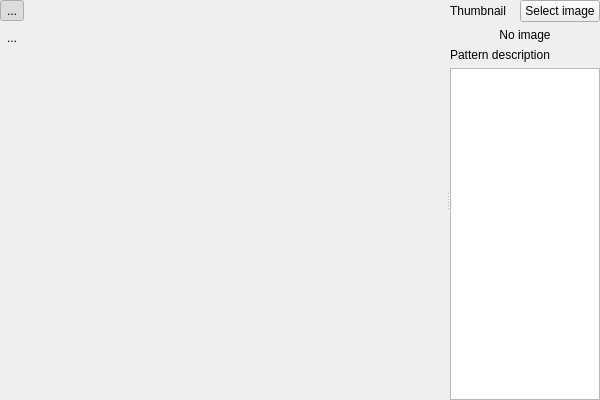
       <widget class="QSplitter" name="splitter_2">
        <property name="sizePolicy">
         <sizepolicy hsizetype="Expanding" vsizetype="Expanding">
          <horstretch>0</horstretch>
          <verstretch>1</verstretch>
         </sizepolicy>
        </property>
        <property name="orientation">
         <enum>Qt::Horizontal</enum>
        </property>
        <widget class="QWidget" name="horizontalLayoutWidget">
         <layout class="QHBoxLayout" name="horizontalLayout_3" stretch="1,1">
          <property name="sizeConstraint">
           <enum>QLayout::SetDefaultConstraint</enum>
          </property>
          <item>
           <layout class="QVBoxLayout" name="verticalLayout_3" stretch="0,0,0,0">
            <property name="sizeConstraint">
             <enum>QLayout::SetFixedSize</enum>
            </property>
            <item>
             <widget class="QToolButton" name="btnAxes">
              <property name="toolTip">
               <string>Display/mask axes</string>
              </property>
              <property name="text">
               <string>...</string>
              </property>
              <property name="icon">
               <iconset resource="../resources.qrc">
                <normaloff>:/icons/Icons/axes.png</normaloff>:/icons/Icons/axes.png</iconset>
              </property>
              <property name="iconSize">
               <size>
                <width>32</width>
                <height>32</height>
               </size>
              </property>
              <property name="checkable">
               <bool>true</bool>
              </property>
              <property name="checked">
               <bool>true</bool>
              </property>
              <property name="autoRaise">
               <bool>true</bool>
              </property>
             </widget>
            </item>
            <item>
             <widget class="QToolButton" name="btnPositions">
              <property name="toolTip">
               <string>Display positions</string>
              </property>
              <property name="text">
               <string>...</string>
              </property>
              <property name="icon">
               <iconset resource="../resources.qrc">
                <normaloff>:/icons/Icons/position.png</normaloff>:/icons/Icons/position.png</iconset>
              </property>
              <property name="iconSize">
               <size>
                <width>32</width>
                <height>32</height>
               </size>
              </property>
              <property name="checkable">
               <bool>true</bool>
              </property>
              <property name="autoRaise">
               <bool>true</bool>
              </property>
             </widget>
            </item>
            <item>
             <widget class="QToolButton" name="btnResetView">
              <property name="toolTip">
               <string>Reset view</string>
              </property>
              <property name="text">
               <string/>
              </property>
              <property name="icon">
               <iconset resource="../resources.qrc">
                <normaloff>:/icons/Icons/reset.png</normaloff>:/icons/Icons/reset.png</iconset>
              </property>
              <property name="iconSize">
               <size>
                <width>32</width>
                <height>32</height>
               </size>
              </property>
              <property name="checkable">
               <bool>false</bool>
              </property>
              <property name="autoRaise">
               <bool>true</bool>
              </property>
             </widget>
            </item>
            <item>
             <spacer name="verticalSpacer">
              <property name="orientation">
               <enum>Qt::Vertical</enum>
              </property>
              <property name="sizeHint" stdset="0">
               <size>
                <width>20</width>
                <height>40</height>
               </size>
              </property>
             </spacer>
            </item>
           </layout>
          </item>
          <item>
           <widget class="CCubeDisplay" name="ccubeDisplay" native="true">
            <property name="enabled">
             <bool>true</bool>
            </property>
            <property name="sizePolicy">
             <sizepolicy hsizetype="Expanding" vsizetype="Expanding">
              <horstretch>100</horstretch>
              <verstretch>1</verstretch>
             </sizepolicy>
            </property>
            <property name="minimumSize">
             <size>
              <width>400</width>
              <height>400</height>
             </size>
            </property>
           </widget>
          </item>
         </layout>
        </widget>
        <widget class="QWidget" name="verticalLayoutWidget">
         <layout class="QVBoxLayout" name="verticalLayout">
          <item>
           <layout class="QHBoxLayout" name="horizontalLayout">
            <item>
             <widget class="QLabel" name="patternImageLabel">
              <property name="sizePolicy">
               <sizepolicy hsizetype="Minimum" vsizetype="Preferred">
                <horstretch>0</horstretch>
                <verstretch>0</verstretch>
               </sizepolicy>
              </property>
              <property name="text">
               <string>Thumbnail</string>
              </property>
             </widget>
            </item>
            <item>
             <widget class="QPushButton" name="btnPatternSelectImage">
              <property name="toolTip">
               <string>Select pattern thumbnail</string>
              </property>
              <property name="text">
               <string>Select image</string>
              </property>
              <property name="icon">
               <iconset resource="../resources.qrc">
                <normaloff>:/icons/Icons/SnowIsh-1.0_PNG/128x128/mimetypes/image.png</normaloff>:/icons/Icons/SnowIsh-1.0_PNG/128x128/mimetypes/image.png</iconset>
              </property>
             </widget>
            </item>
           </layout>
          </item>
          <item>
           <widget class="QLabel" name="patternImagePreview">
            <property name="text">
             <string>No image</string>
            </property>
            <property name="alignment">
             <set>Qt::AlignCenter</set>
            </property>
           </widget>
          </item>
          <item>
           <widget class="QLabel" name="patternDescriptionLabel">
            <property name="sizePolicy">
             <sizepolicy hsizetype="Minimum" vsizetype="Preferred">
              <horstretch>0</horstretch>
              <verstretch>0</verstretch>
             </sizepolicy>
            </property>
            <property name="text">
             <string>Pattern description</string>
            </property>
           </widget>
          </item>
          <item>
           <widget class="QPlainTextEdit" name="patternDescription">
            <property name="sizePolicy">
             <sizepolicy hsizetype="Minimum" vsizetype="Expanding">
              <horstretch>0</horstretch>
              <verstretch>0</verstretch>
             </sizepolicy>
            </property>
            <property name="minimumSize">
             <size>
              <width>150</width>
              <height>0</height>
             </size>
            </property>
           </widget>
          </item>
         </layout>
        </widget>
       </widget>
